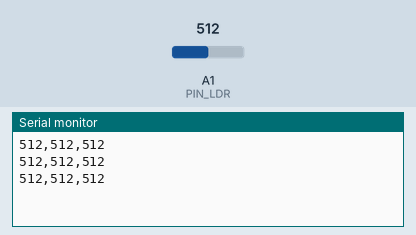
Recording of a sketch running on a simulated Arduino Uno, built with avr-gcc and run on an emulated ATmega328P. Shown: the last lines printed to the serial monitor. The test bench sets the inputs (shaded band); at power-on: A1 (PIN_LDR) = 512.

Above: at 1.3 s.
1.4 s: A1 (PIN_LDR) set to 716
At 1.9 s:
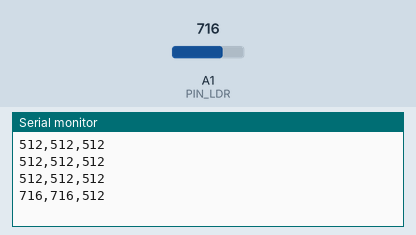
2.9 s: A1 (PIN_LDR) set to 900
At 3.4 s:
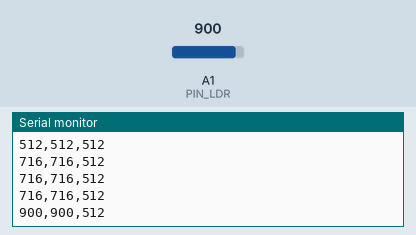
Timing chart, 0 to 5.9 s (numbered marks = the images above; inputs shaded):
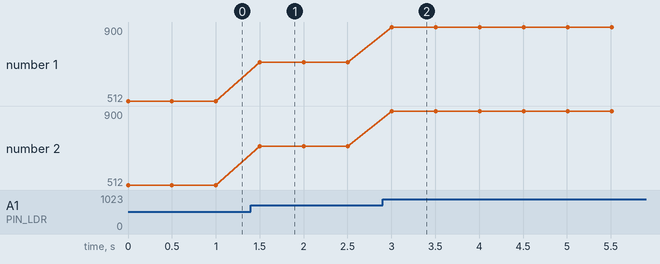

The sketch:

Ejercicio02-JorgeManzanares.ino
```cpp
#define PIN_LDR A1
int maximo;
int minimo=1023;
void setup() {
  // put your setup code here, to run once:
  Serial.begin(9600);


}

void loop() {
  // put your main code here, to run repeatedly:

  int sensorValue = analogRead(PIN_LDR);
  maximo = max(maximo,sensorValue);
  minimo = min(minimo, sensorValue);
  Serial.print(sensorValue);
  Serial.print(",");
  Serial.print(maximo);
  Serial.print(",");
  Serial.println(minimo);
  delay(500);
}
```

Measured:
- after the input at 1.4 s, the serial monitor: prints a new line after 0.10 s (image 1)
- after the input at 2.9 s, the serial monitor: prints a new line after 0.10 s (image 2)
- plotted number 1: 512 → 716 after the input at 1.4 s, 716 → 900 after the input at 2.9 s
- plotted number 2: 512 → 716 after the input at 1.4 s, 716 → 900 after the input at 2.9 s
